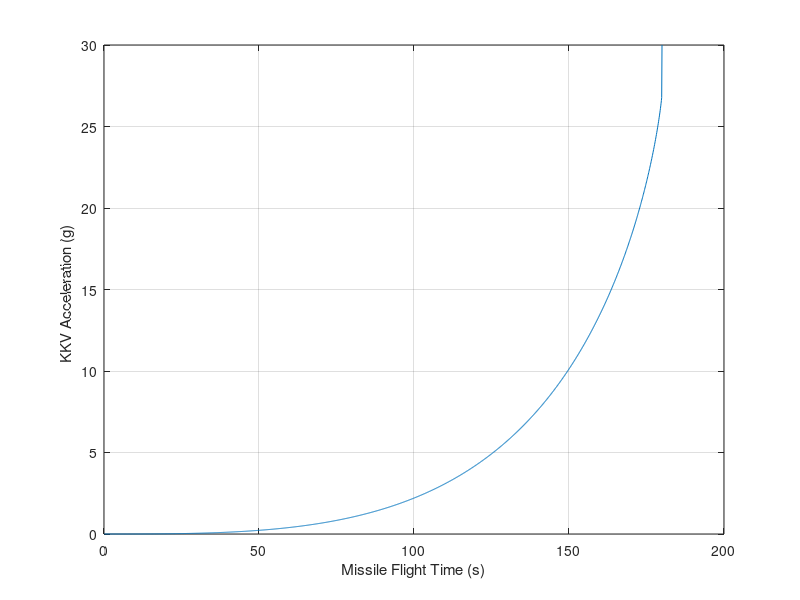

Write the MATLAB code that produced this figure.
clear
count=0;
IOPTION=0;
ITGT=1;
XNTAV=117.6;
if ITGT==1
	TF=180.;
else
	TF=240.;
end
PRED=0.*3280.;
VM=9000.;
VC=18000.;
XNTMAX=9.*32.2;
XNCMAX=966.;
APN=0.;
HEDEG=-57.3*PRED/(VM*TF);
YD=-VM*HEDEG/57.3;
Y=0.;
XNP=3.;
T=0.;
H=.001;
S=0.;
DELV=0.;
SUM=0.;
XN=0.;
while T<(TF-.0001)
	YOLD=Y;
	YDOLD=YD;
	DELVOLD=DELV;
	STEP=1;
	FLAG=0;
	while STEP <=1
		if FLAG==1
			STEP=2;
			Y=Y+H*YD;
			YD=YD+H*YDD;
			DELV=DELV+H*DELVD;
			T=T+H;
		end;
		TGO=TF-T+.00001;
		if ITGT==1
			if IOPTION==0
				XNT=XNTMAX*(T/TF)^2;
			else
				if T<180.
					WGT=-212.*T+44000.;
					TRST=54100.;
				else
					WGT=3300.;
					TRST=0.;
				end
					XNT=32.2*TRST/WGT;
			end
		else
			if IOPTION==0
				XNT=XNTAV;
			else
				if T<120.
					WGT=-2622*T+440660.;
					TRST=725850.;
				elseif T<240.
					WGT=-642.*T+168120.;
					TRST=182250.;
				else
					WGT=5500.;
					TRST=0.;
				end
				XNT=32.2*TRST/WGT;
			end
		end
		XLAMD=(Y+YD*TGO)/(VC*TGO*TGO);
		XNC=XNP*VC*XLAMD+.5*APN*XNP*XNT;
		if XNC>XNCMAX
			XNC=XNCMAX;
		end
		if XNC<-XNCMAX
			XNC=-XNCMAX;
		end
		DELVD=abs(XNC);
		YDD=XNT-XNC;
		FLAG=1;
	end
	FLAG=0;
	Y=.5*(YOLD+Y+H*YD);
	YD=.5*(YDOLD+YD+H*YDD);
	DELV=.5*(DELVOLD+DELV+H*DELVD);
	S=S+H;
	if S>=.09999
		S=0.;
		SUM=SUM+XNT;
		XN=XN+1.;
		count=count+1;
		ArrayT(count)=T;
		ArrayXNT(count)=XNT/32.2;
		ArrayXNC(count)=XNC/32.2;
		ArrayDELV(count)=DELV/3.28;
	end
end
figure
plot(ArrayT,ArrayXNC),grid 
xlabel('Missile Flight Time (s)')
ylabel('KKV Acceleration (g)  ')
clc
output=[ArrayT',ArrayXNT',ArrayDELV'];
save datfil.txt output -ascii
disp 'simulation finished'
Y
DELV/3.28
